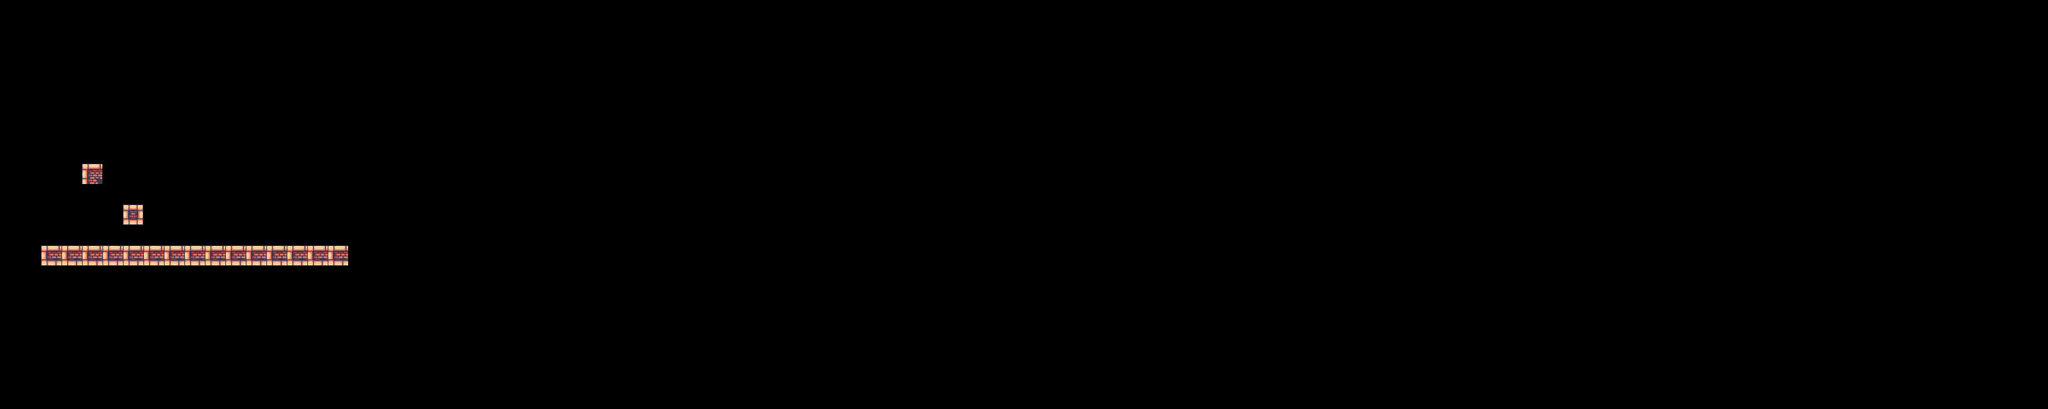

A level layout from a 2D game, rendered from its tile map. Below: a short description, then the map file with its tile-grid data intact:
An orthogonal 100x20 tile map with 32x32 px tiles, 1 tile layer (Tile Layer 1).

<map version="1.9" tiledversion="1.9.2" orientation="orthogonal" renderorder="right-down" width="100" height="20" tilewidth="32" tileheight="32" infinite="0" nextlayerid="2" nextobjectid="1">
 <tileset firstgid="1" source="../../Tiled/TileSetTest2.tsx" />
 <layer id="1" name="Tile Layer 1" width="100" height="20">
  <data encoding="csv">
0,0,0,0,0,0,0,0,0,0,0,0,0,0,0,0,0,0,0,0,0,0,0,0,0,0,0,0,0,0,0,0,0,0,0,0,0,0,0,0,0,0,0,0,0,0,0,0,0,0,0,0,0,0,0,0,0,0,0,0,0,0,0,0,0,0,0,0,0,0,0,0,0,0,0,0,0,0,0,0,0,0,0,0,0,0,0,0,0,0,0,0,0,0,0,0,0,0,0,0,
0,0,0,0,0,0,0,0,0,0,0,0,0,0,0,0,0,0,0,0,0,0,0,0,0,0,0,0,0,0,0,0,0,0,0,0,0,0,0,0,0,0,0,0,0,0,0,0,0,0,0,0,0,0,0,0,0,0,0,0,0,0,0,0,0,0,0,0,0,0,0,0,0,0,0,0,0,0,0,0,0,0,0,0,0,0,0,0,0,0,0,0,0,0,0,0,0,0,0,0,
0,0,0,0,0,0,0,0,0,0,0,0,0,0,0,0,0,0,0,0,0,0,0,0,0,0,0,0,0,0,0,0,0,0,0,0,0,0,0,0,0,0,0,0,0,0,0,0,0,0,0,0,0,0,0,0,0,0,0,0,0,0,0,0,0,0,0,0,0,0,0,0,0,0,0,0,0,0,0,0,0,0,0,0,0,0,0,0,0,0,0,0,0,0,0,0,0,0,0,0,
0,0,0,0,0,0,0,0,0,0,0,0,0,0,0,0,0,0,0,0,0,0,0,0,0,0,0,0,0,0,0,0,0,0,0,0,0,0,0,0,0,0,0,0,0,0,0,0,0,0,0,0,0,0,0,0,0,0,0,0,0,0,0,0,0,0,0,0,0,0,0,0,0,0,0,0,0,0,0,0,0,0,0,0,0,0,0,0,0,0,0,0,0,0,0,0,0,0,0,0,
0,0,0,0,0,0,0,0,0,0,0,0,0,0,0,0,0,0,0,0,0,0,0,0,0,0,0,0,0,0,0,0,0,0,0,0,0,0,0,0,0,0,0,0,0,0,0,0,0,0,0,0,0,0,0,0,0,0,0,0,0,0,0,0,0,0,0,0,0,0,0,0,0,0,0,0,0,0,0,0,0,0,0,0,0,0,0,0,0,0,0,0,0,0,0,0,0,0,0,0,
0,0,0,0,0,0,0,0,0,0,0,0,0,0,0,0,0,0,0,0,0,0,0,0,0,0,0,0,0,0,0,0,0,0,0,0,0,0,0,0,0,0,0,0,0,0,0,0,0,0,0,0,0,0,0,0,0,0,0,0,0,0,0,0,0,0,0,0,0,0,0,0,0,0,0,0,0,0,0,0,0,0,0,0,0,0,0,0,0,0,0,0,0,0,0,0,0,0,0,0,
0,0,0,0,0,0,0,0,0,0,0,0,0,0,0,0,0,0,0,0,0,0,0,0,0,0,0,0,0,0,0,0,0,0,0,0,0,0,0,0,0,0,0,0,0,0,0,0,0,0,0,0,0,0,0,0,0,0,0,0,0,0,0,0,0,0,0,0,0,0,0,0,0,0,0,0,0,0,0,0,0,0,0,0,0,0,0,0,0,0,0,0,0,0,0,0,0,0,0,0,
0,0,0,0,0,0,0,0,0,0,0,0,0,0,0,0,0,0,0,0,0,0,0,0,0,0,0,0,0,0,0,0,0,0,0,0,0,0,0,0,0,0,0,0,0,0,0,0,0,0,0,0,0,0,0,0,0,0,0,0,0,0,0,0,0,0,0,0,0,0,0,0,0,0,0,0,0,0,0,0,0,0,0,0,0,0,0,0,0,0,0,0,0,0,0,0,0,0,0,0,
0,0,0,0,21,0,0,0,0,0,0,0,0,0,0,0,0,0,0,0,0,0,0,0,0,0,0,0,0,0,0,0,0,0,0,0,0,0,0,0,0,0,0,0,0,0,0,0,0,0,0,0,0,0,0,0,0,0,0,0,0,0,0,0,0,0,0,0,0,0,0,0,0,0,0,0,0,0,0,0,0,0,0,0,0,0,0,0,0,0,0,0,0,0,0,0,0,0,0,0,
0,0,0,0,0,0,0,0,0,0,0,0,0,0,0,0,0,0,0,0,0,0,0,0,0,0,0,0,0,0,0,0,0,0,0,0,0,0,0,0,0,0,0,0,0,0,0,0,0,0,0,0,0,0,0,0,0,0,0,0,0,0,0,0,0,0,0,0,0,0,0,0,0,0,0,0,0,0,0,0,0,0,0,0,0,0,0,0,0,0,0,0,0,0,0,0,0,0,0,0,
0,0,0,0,0,0,101,0,0,0,0,0,0,0,0,0,0,0,0,0,0,0,0,0,0,0,0,0,0,0,0,0,0,0,0,0,0,0,0,0,0,0,0,0,0,0,0,0,0,0,0,0,0,0,0,0,0,0,0,0,0,0,0,0,0,0,0,0,0,0,0,0,0,0,0,0,0,0,0,0,0,0,0,0,0,0,0,0,0,0,0,0,0,0,0,0,0,0,0,0,
0,0,0,0,0,0,0,0,0,0,0,0,0,0,0,0,0,0,0,0,0,0,0,0,0,0,0,0,0,0,0,0,0,0,0,0,0,0,0,0,0,0,0,0,0,0,0,0,0,0,0,0,0,0,0,0,0,0,0,0,0,0,0,0,0,0,0,0,0,0,0,0,0,0,0,0,0,0,0,0,0,0,0,0,0,0,0,0,0,0,0,0,0,0,0,0,0,0,0,0,
0,0,97,97,97,97,97,97,97,97,97,97,97,97,97,97,97,0,0,0,0,0,0,0,0,0,0,0,0,0,0,0,0,0,0,0,0,0,0,0,0,0,0,0,0,0,0,0,0,0,0,0,0,0,0,0,0,0,0,0,0,0,0,0,0,0,0,0,0,0,0,0,0,0,0,0,0,0,0,0,0,0,0,0,0,0,0,0,0,0,0,0,0,0,0,0,0,0,0,0,
0,0,0,0,0,0,0,0,0,0,0,0,0,0,0,0,0,0,0,0,0,0,0,0,0,0,0,0,0,0,0,0,0,0,0,0,0,0,0,0,0,0,0,0,0,0,0,0,0,0,0,0,0,0,0,0,0,0,0,0,0,0,0,0,0,0,0,0,0,0,0,0,0,0,0,0,0,0,0,0,0,0,0,0,0,0,0,0,0,0,0,0,0,0,0,0,0,0,0,0,
0,0,0,0,0,0,0,0,0,0,0,0,0,0,0,0,0,0,0,0,0,0,0,0,0,0,0,0,0,0,0,0,0,0,0,0,0,0,0,0,0,0,0,0,0,0,0,0,0,0,0,0,0,0,0,0,0,0,0,0,0,0,0,0,0,0,0,0,0,0,0,0,0,0,0,0,0,0,0,0,0,0,0,0,0,0,0,0,0,0,0,0,0,0,0,0,0,0,0,0,
0,0,0,0,0,0,0,0,0,0,0,0,0,0,0,0,0,0,0,0,0,0,0,0,0,0,0,0,0,0,0,0,0,0,0,0,0,0,0,0,0,0,0,0,0,0,0,0,0,0,0,0,0,0,0,0,0,0,0,0,0,0,0,0,0,0,0,0,0,0,0,0,0,0,0,0,0,0,0,0,0,0,0,0,0,0,0,0,0,0,0,0,0,0,0,0,0,0,0,0,
0,0,0,0,0,0,0,0,0,0,0,0,0,0,0,0,0,0,0,0,0,0,0,0,0,0,0,0,0,0,0,0,0,0,0,0,0,0,0,0,0,0,0,0,0,0,0,0,0,0,0,0,0,0,0,0,0,0,0,0,0,0,0,0,0,0,0,0,0,0,0,0,0,0,0,0,0,0,0,0,0,0,0,0,0,0,0,0,0,0,0,0,0,0,0,0,0,0,0,0,
0,0,0,0,0,0,0,0,0,0,0,0,0,0,0,0,0,0,0,0,0,0,0,0,0,0,0,0,0,0,0,0,0,0,0,0,0,0,0,0,0,0,0,0,0,0,0,0,0,0,0,0,0,0,0,0,0,0,0,0,0,0,0,0,0,0,0,0,0,0,0,0,0,0,0,0,0,0,0,0,0,0,0,0,0,0,0,0,0,0,0,0,0,0,0,0,0,0,0,0,
0,0,0,0,0,0,0,0,0,0,0,0,0,0,0,0,0,0,0,0,0,0,0,0,0,0,0,0,0,0,0,0,0,0,0,0,0,0,0,0,0,0,0,0,0,0,0,0,0,0,0,0,0,0,0,0,0,0,0,0,0,0,0,0,0,0,0,0,0,0,0,0,0,0,0,0,0,0,0,0,0,0,0,0,0,0,0,0,0,0,0,0,0,0,0,0,0,0,0,0,
0,0,0,0,0,0,0,0,0,0,0,0,0,0,0,0,0,0,0,0,0,0,0,0,0,0,0,0,0,0,0,0,0,0,0,0,0,0,0,0,0,0,0,0,0,0,0,0,0,0,0,0,0,0,0,0,0,0,0,0,0,0,0,0,0,0,0,0,0,0,0,0,0,0,0,0,0,0,0,0,0,0,0,0,0,0,0,0,0,0,0,0,0,0,0,0,0,0,0,0
</data>
 </layer>
</map>
